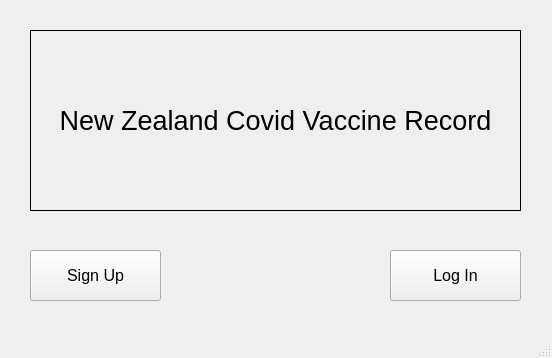
<?xml version="1.0" encoding="UTF-8"?>
<ui version="4.0">
 <class>MainWindow</class>
 <widget class="QMainWindow" name="MainWindow">
  <property name="geometry">
   <rect>
    <x>0</x>
    <y>0</y>
    <width>552</width>
    <height>358</height>
   </rect>
  </property>
  <property name="windowTitle">
   <string>MainWindow</string>
  </property>
  <widget class="QWidget" name="centralwidget">
   <widget class="QLabel" name="HeaderLabel">
    <property name="geometry">
     <rect>
      <x>30</x>
      <y>30</y>
      <width>491</width>
      <height>181</height>
     </rect>
    </property>
    <property name="font">
     <font>
      <pointsize>20</pointsize>
     </font>
    </property>
    <property name="frameShape">
     <enum>QFrame::Box</enum>
    </property>
    <property name="frameShadow">
     <enum>QFrame::Plain</enum>
    </property>
    <property name="text">
     <string>New Zealand Covid Vaccine Record</string>
    </property>
    <property name="alignment">
     <set>Qt::AlignCenter</set>
    </property>
   </widget>
   <widget class="QPushButton" name="pushButton_Signup">
    <property name="geometry">
     <rect>
      <x>30</x>
      <y>250</y>
      <width>131</width>
      <height>51</height>
     </rect>
    </property>
    <property name="font">
     <font>
      <pointsize>12</pointsize>
     </font>
    </property>
    <property name="cursor">
     <cursorShape>PointingHandCursor</cursorShape>
    </property>
    <property name="text">
     <string>Sign Up</string>
    </property>
   </widget>
   <widget class="QPushButton" name="pushButton_Login">
    <property name="geometry">
     <rect>
      <x>390</x>
      <y>250</y>
      <width>131</width>
      <height>51</height>
     </rect>
    </property>
    <property name="font">
     <font>
      <pointsize>12</pointsize>
     </font>
    </property>
    <property name="cursor">
     <cursorShape>PointingHandCursor</cursorShape>
    </property>
    <property name="text">
     <string>Log In</string>
    </property>
   </widget>
  </widget>
  <widget class="QStatusBar" name="statusbar"/>
 </widget>
 <resources/>
 <connections/>
</ui>
